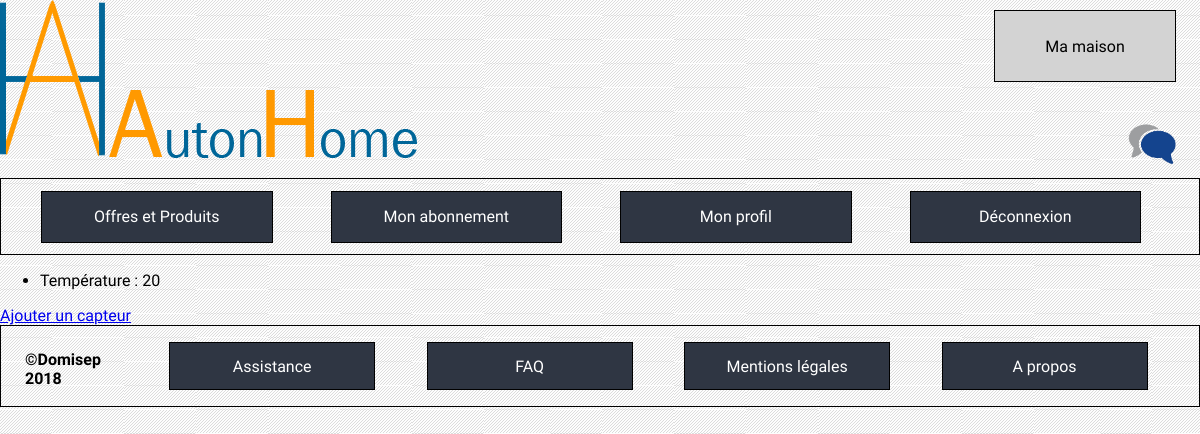
Before: /index.php?cible=mamaison&id=3&idroom=1&roomchoice=4 (signed in) with the older database file.
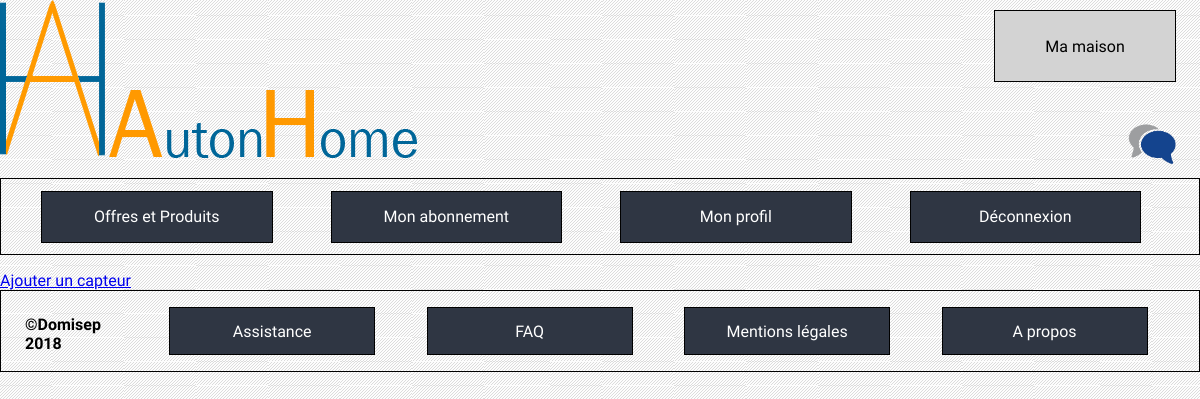
After: the same page with the newer database file.
### tables this page shows
CREATE TABLE `sensor` (
  `ID` int(11) NOT NULL,
  `name` varchar(50) NOT NULL,
  `state` varchar(10) NOT NULL,
  `serial` int(30) NOT NULL,
  `id_room` int(10) NOT NULL,
  `id_sensorType` int(10) NOT NULL
);

### controleurs/functions.php (called while the page is built, shortened)
<?php
function isLoggedAsUser(): bool
{
    if(isset($_SESSION["type"])){
        if ($_SESSION["type"]=="user") {
            return true;
        } else {
            return false;
        }
    }
    else{
        return false;
    }
}
function isLoggedAsAdmin()
{
    if(isset($_SESSION["type"])){
        if ($_SESSION["type"]=="admin") {
            return true;
        } else {
            return false;
        }
    }
    else{
        return false;
    }
}

### index.php (called while the page is built, shortened)
<?php
include("controleurs/functions.php");
if(isset($_GET['cible']) && !empty($_GET['cible'])) {
    $url = $_GET['cible'];
} else {
    $url = 'accueil';
}
include('controleurs/' . $url . '.php');

### modele/device.php (called while the page is built)
<?php
function findAllDevicesByRoom($bdd, $idRoom){
    $sensors = $bdd->prepare(
        'SELECT * FROM sensor WHERE id_room = :room'
    );
    $effectors = $bdd->prepare(
        'SELECT * FROM effector WHERE id_room = :room'
    );
    $sensors->bindParam(':room', $idRoom);
    $effectors->bindParam(':room', $idRoom);
    $sensors->execute();
    $effectors->execute();
    return array($sensors->fetchAll(), $effectors->fetchAll());
}

### vues/roomsensor.php (the view, shortened to what this page needs)
<?php
require ('vues/header_'.$status.'.php');
?>
<section>
    <div class="sensor-container">
        <?php
        foreach ($devices[0] as $sensor){?>
        <ul>
            <li><?php echo($sensor['name'].' : '.$sensor['value']);?></li>
        </ul>
        <?php }
        ?>
    </div>
    <div class="ajoutCapteur">
        <a class="text" href=<?php echo("index.php?cible=ajoutcapteur&id=".$_GET['id'].'&idroom='.$_GET['idroom'].'&roomchoice='.$_GET['roomchoice']); ?>>Ajouter un capteur</a>
    </div>
</section>
<?php require ('footer.php'); ?>

### controleurs/mamaison.php (shortened to what this page needs)
<?php
$section = 'mamaison';
if(isLoggedAsAdmin()){
    $status="AD";
}
elseif (isLoggedAsUser()){
    $status="LU";
}
else{
    $status="UU";
}
if($status=='LU' && !isset($_GET['id'])){
    include ('vues/mamaison.php');
}
elseif($status == 'LU' && isset($_GET['id']) && isset($_GET['idroom']) && isset($_GET['roomchoice'])){
    $devices = findAllDevicesByRoom($bdd,$_GET['roomchoice']);
    include('vues/roomsensor.php');
}

### vues/header_LU.php (shortened to what this page needs)
<!DOCTYPE html>
<head>
    <link rel="stylesheet" type="text/css" href="vues/CSS/all.css"/>
    <link rel="stylesheet" type="text/css" href="vues/CSS/header_LU.css">
    <link rel="stylesheet" type="text/css" href="vues/CSS/footer.css"/>
    <?php
    echo ('<link rel="stylesheet" type="text/css" href="vues/CSS/'.$section.'.css"/>');
    ?>
</head>
<body>
<header>
        <a href="index.php?cible=mamaison" class="ma-maison">
            <div>
                Ma maison
            </div>
        </a>
            <a href="index.php?cible=indexforum" ><img src="ressources/logo/forum.jpg" class="forum-logo"/></a>
    <div class="header-title">
        <a href="index.php?cible=accueil"><img src="ressources/logo/logodomisep_logo.png"/></a>
        <a href="index.php?cible=accueil"><img src="ressources/logo/logodomisep_logo_texte.png"/></a>
    </div>
    <nav>
        <ul>
            <a href="index.php?cible=nosoffres">
                <li>
                    Offres et Produits
                </li>
            </a>
            <a href="index.php?cible=monabonnement">
                <li>
                    Mon abonnement
                </li>
            </a>
            <a href="index.php?cible=monprofil">
                <li>
                    Mon profil
                </li>
            </a>
            <a href="index.php?cible=logout">
                <li>
                    Déconnexion
                </li>
            </a>
        </ul>
    </nav>
</header>

### vues/footer.php (shortened to what this page needs)
<link rel="stylesheet" type="text/css" href="vues/CSS/footer.css"/>
<footer>
    <div class="droit-reserve">
        &copy;Domisep 2018
    </div>
    <div class="footer-links">
        <ul>
            <a href="index.php?cible=assistance">
                <li>
                    Assistance
                </li>
            </a>
            <a href="index.php?cible=faq">
                <li>
                    FAQ
                </li>
            </a>
            <a href="index.php?cible=mentionslegales">
                <li>
                    Mentions légales
                </li>
            </a>
            <a href="index.php?cible=apropos">
                <li>
                    A propos
                </li>
            </a>
        </ul>
</footer>
</body>
</html>

### vues/CSS/all.css (style rules this page uses)
body { font-family: 'Muli', sans-serif; background: url("../../ressources/pictures/fondblanc.jpg") fixed ; margin: 0; }

### vues/CSS/header_LU.css (style rules this page uses)
header { margin-bottom: 5px; }
header a { color: black; text-decoration: none ; }
.ma-maison { display: flex; background-color: lightgrey; border: 1px solid black; height: 70px; width: 15%; position: absolute; right: 2%; top : 10px; text-align: center; }
.ma-maison div { margin: auto; }
header nav ul { display: block; display: flex; flex-direction: row; border: 0.5px solid black; }
header nav a li { display: block; color: white; }
header nav a { text-decoration: none; list-style-type: none; margin-right: 5%; background-color: rgb(47,54,67); border: 1px solid black; line-height: 50px; width: 100%; text-align: center; margin-top: 1%; margin-bottom: 1%; }
.forum-logo { position: absolute; top : 15%; right: 2%; width: 4%; height: auto; }

### vues/CSS/footer.css (style rules this page uses)
footer { border: 0.5px solid black; display: flex; }
footer a { color: black; text-decoration: none ; }
.footer-links { display : flex; width: 100%; }
.footer-links ul { display: flex; justify-content: flex-end; list-style-type: none; width: 100%; }
.footer-links ul a { display: block; margin-right: 5%; background-color: rgb(47,54,67); border: 1px solid black; text-align: center; padding-right: 3%; padding-left: 3%; color: white; width: 100%; padding-top: 1.3%; padding-bottom: 1.3%; }
.droit-reserve { font-size : 100%; font-weight: bold; margin-left: 2%; margin-top: 2%; }

Changed rows visible on the page:
removed sensor: name "Température", value "20"
